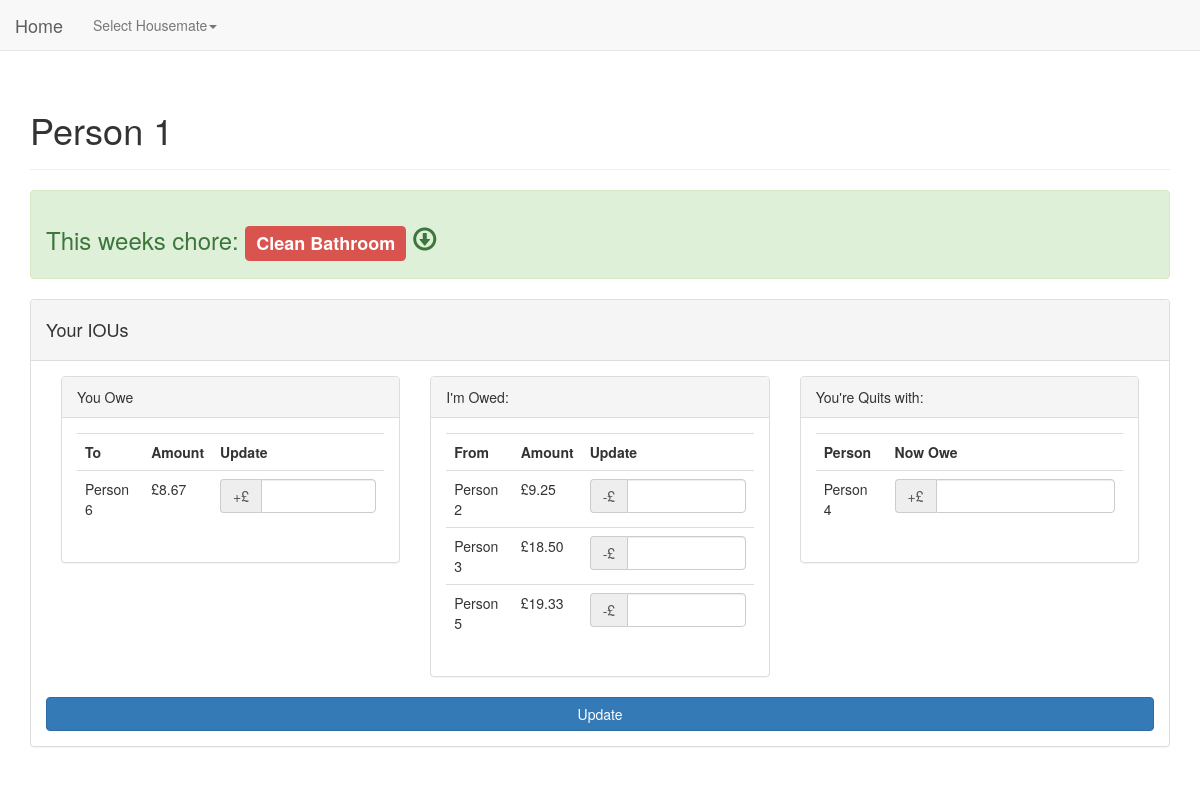
/profile/Person 1, run on the app's committed database.
### housenet/database/models.py (models this page shows, shortened)
class Chore(db.Model):
    __tablename__ = "chores"
    id = db.Column(db.Integer, primary_key=True, unique=True)
    title = db.Column(db.String(250), nullable=False)
    who_id = db.Column(db.Integer, db.ForeignKey("housemates.name"))
    start_date = db.Column(db.Date, nullable=False)
    end_date = db.Column(db.Date)

class Cashflow(db.Model):
    __tablename__ = "cashflows"
    id = db.Column(db.Integer, primary_key=True, unique=True)
    to_name = db.Column(db.String, db.ForeignKey("housemates.name"))
    from_name = db.Column(db.String, db.ForeignKey("housemates.name"))
    _amount = db.Column(db.Float(asdecimal=True))
    @property
    def amount(self):
        return self._amount
    @property
    def as_tuple(self):
        return self.from_name, self.to_name, "{0:,.2f}".format(self.amount)

### housenet/views/views.py (the view, shortened to what this page needs)
@base_app.route("/profile/<name>", methods=["POST", "GET"])
def profile(name):
    housemate = Housemate.query.get(name)
    if housemate:
        current_chore = housemate.current_chore
        debts = (cashflow.as_tuple for cashflow in housemate.out_flow)
        debits = (cashflow.as_tuple for cashflow in housemate.in_flow)
        quits = (cashflow.as_tuple for cashflow in housemate.quits)
        return render_template("profile.html", title=name, current_chore=current_chore, debts=debts, debits=debits,
                               quits=quits)
    return "<a>You're drunk, go </a><a href='/'>home</a>"

### housenet/__init__.py (called while the page is built)
def add_global_context_processors(app):
    @app.context_processor
    def inject_vars():
        values = {}
        housemate_names = Housemate.names()
        values['names'] = housemate_names
        return values

### housenet/database/models.py (called while the page is built)
    @staticmethod
    def names():
        return (housemate.name for housemate in Housemate.query.all())

    @property
    def current_chore(self):
        return self.chore_on(datetime.date.today())

    def chore_on(self, date):
        return self.chores.filter(Chore.start_date <= date,
                                  Chore.end_date > datetime.date.today()).first()

### housenet/templates/profile.html (shortened to what this page needs)
{% extends "layout.html" %}
{% block content %}
    <div class="alert alert-success">
        <h3>This weeks chore:
            <span class="label label-danger">{{current_chore.title}}</span>
                <span class="glyphicon glyphicon-download" aria-hidden="true"></span>
        </h3>
    </div>
    <div class="panel panel-default">
        <div class="panel-heading"><h4>Your IOUs</h4></div>
        <form method="post" name="You Owe">
            <div class="container-fluid">
                <div class="row">
                    <div class="panel-body">
                        <div class="col-md-4">
                            <div class="panel panel-default">
                                <div class="panel-heading">You Owe</div>
                                <div class="panel-body">
                                    <table class="table">
                                        <tr>
                                            <th>To</th><th>Amount</th><th>Update</th>
                                        </tr>
                                        {% for _, to, amount in debts %}
                                        <tr>
                                            <td>{{ to }}</td><td>£{{ amount }}</td>
                                            <td>
                                                <div class="input-group">
                                                    <div class="input-group-addon">+£</div>
                                                    <input class="form-control" type="number" name="{{ to }}" step="any">
                                                </div>
                                            </td>
                                        </tr>
                                        {% else %}
                                        <tr>
                                            <td colspan="3">... No-one! You're in the clear :D</td>
                                        </tr>
                                        {% endfor %}
                                    </table>
                                </div>
                            </div>
                        </div>
                        <div class="col-md-4">
                            <div class="panel panel-default">
                                <div class="panel-heading">I'm Owed:</div>
                                <div class="panel-body">
                                    <table class="table">
                                        <tr>
                                            <th>From</th><th>Amount</th><th>Update</th>
                                        </tr>
                                        {% for from, _, amount in debits %}
                                        <tr>
                                            <td>{{ from }}</td><td>£{{ amount }}</td>
                                            <td>
                                                <div class="input-group">
                                                    <div class="input-group-addon">-£</div>
                                                    <input class="form-control" type="number" name="{{ from }}" step="any">
                                                </div>
                                            </td>
                                        </tr>
                                        {% else %}
                                        <tr>
                                            <td colspan="3">Nowt... consider being more generous</td>
                                        </tr>
                                        {% endfor %}
                                    </table>
                                </div>
                            </div>
                        </div>
                        <div class="col-md-4">
                            <div class="panel panel-default">
                                <div class="panel-heading">You're Quits with:</div>
                                <div class="panel-body">
                                    <table class="table">
                                        <tr>
                                            <th>Person</th><th>Now Owe</th>
                                        </tr>
                                        {% for from, to, _ in quits %}
                                        <tr>
                                            <td>{{ from }}</td>
                                            <td>
                                            <div class="input-group">
                                                <div class="input-group-addon">+£</div>
                                                <input class="form-control" type="number" name="{{ from }}" step="any">
                                            </div>
                                            </td>
                                        </tr>
                                        {% else %}
                                        <tr>
                                            <td colspan="2">No-one! Maybe You need to put some effort in</td>
                                        </tr>
                                        {% endfor %}
                                    </table>
                                </div>
                            </div>
                        </div>
                        <div class="row">
                            <div class="container-fluid">
                                <input class="btn btn-primary btn-block" type="submit" value="Update">
                            </div>
                        </div>
                    </div>
                </div>
            </div>
        </form>
    </div>
{% endblock %}

### data on the page
Chore: title "Clean Bathroom"
Cashflow: to_name "Person 6", _amount "8.67"
Cashflow: from_name "Person 2", _amount "9.25"
Cashflow: from_name "Person 3", _amount "18.50"
Cashflow: from_name "Person 5", _amount "19.33"
Cashflow: from_name "Person 4"

### other printed values
{{ title }} "Person 1"
